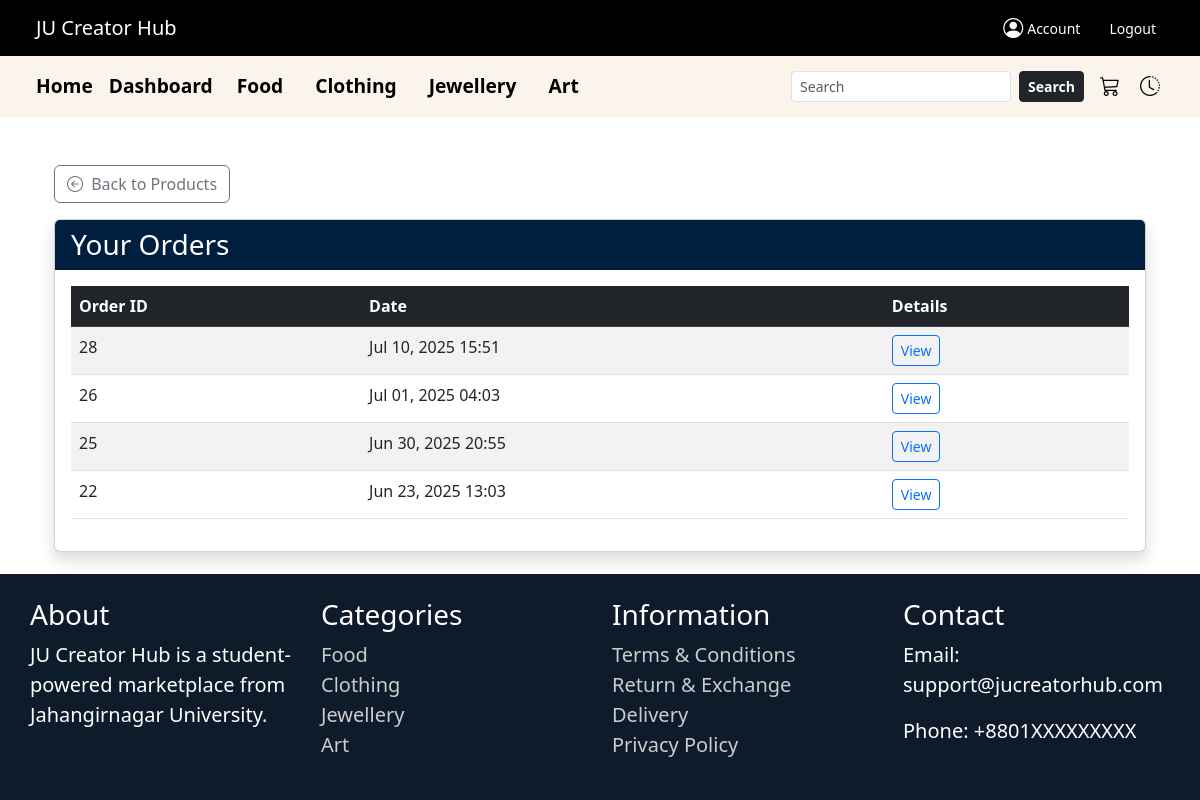
The app's page /orders/ (signed in) with its own data.
### ecommerce/models.py (models this page shows, shortened)
class Order(models.Model):
    buyer = models.ForeignKey(User, on_delete=models.CASCADE)
    address = models.CharField(max_length=255)
    phone = models.CharField(max_length=20)
    status = models.CharField(max_length=20, default='Pending')
    created_at = models.DateTimeField(auto_now_add=True)

### ecommerce/views.py (the view)
# urls.py: path('orders/', views.order_history, name='order_history'),
@login_required
def order_history(request):
    orders = Order.objects.filter(buyer=request.user).order_by('-created_at')
    return render(request, 'ecommerce/order_history.html', {'orders': orders})

### ecommerce/context_processors.py (called while the page is built)
def shop_names_processor(request):
    shop_names = Profile.objects.filter(
        role='seller',
        shop_name__isnull=False
    ).exclude(shop_name='')
    return {'shop_names': shop_names}

### ecommerce/templates/ecommerce/order_history.html
{% extends 'ecommerce/base.html' %}
{% block content %}
<div class="container mt-4">
  <a href="{% url 'product_showcase' %}" class="btn btn-outline-secondary mb-3">
    <i class="bi bi-arrow-left-circle me-1"></i> Back to Products
  </a>
  <div class="card shadow">
    <div class="card-header text-white" style="background-color: #001f3f;">
      <h3 class="mb-0">Your Orders</h3>
    </div>
    <div class="card-body">
      {% if orders %}
      <div class="table-responsive">
        <table class="table table-striped table-hover">
          <thead class="table-dark">
            <tr>
              <th>Order ID</th>
              <th>Date</th>
              <th>Details</th>
            </tr>
          </thead>
          <tbody>
            {% for order in orders %}
              {% if order.status|lower != "cancelled" %}
              <tr>
                <td>{{ order.id }}</td>
                <td>{{ order.created_at|date:"M d, Y H:i" }}</td>
                <td>
                  <a href="{% url 'order_detail' order.id %}" class="btn btn-sm btn-outline-primary">View</a>
                </td>
              </tr>
              {% endif %}
            {% endfor %}
          </tbody>
        </table>
      </div>
      {% else %}
      <p class="text-muted">You have no orders yet.</p>
      {% endif %}
    </div>
  </div>
</div>
{% endblock %}

### ecommerce/templates/ecommerce/base.html (style rules this page uses)
html, body { height: 100%; margin: 0; }
body { display: flex; flex-direction: column; min-height: 100vh; }

### records on screen
Order: id "28", created_at "Jul 10, 2025 15:51"
Order: id "26", created_at "Jul 01, 2025 04:03"
Order: id "25", created_at "Jun 30, 2025 20:55"
Order: id "22", created_at "Jun 23, 2025 13:03"
